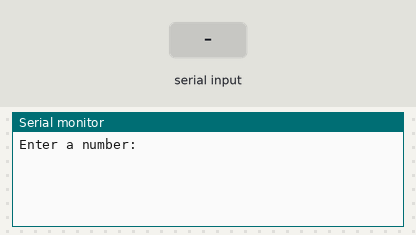
A sketch run on a simulated Arduino Uno, built with avr-gcc and run on an emulated ATmega328P. On the bench: the last lines printed to the serial monitor. The test bench sets the inputs (shaded band).

Above: at 1.2 s.
1.3 s: "90,45\n" received over Serial
At 1.9 s:
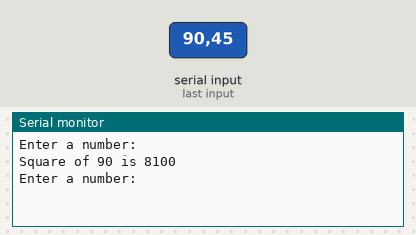
2.8 s: "30,150\n" received over Serial
At 4.2 s:
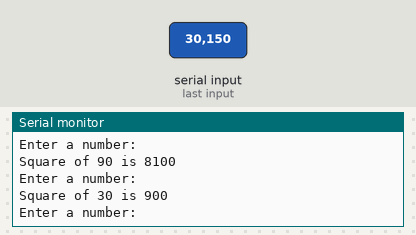

Measured:
- after the input at 1.3 s, the serial monitor: prints a new line at once (image 1)
- after the input at 2.8 s, the serial monitor: prints a new line at once (image 2)

The sketch:

Exp8.ino
```cpp
String input = "";
bool done = false;

void setup() {
  Serial.begin(9600);
  Serial.println("Enter a number:");
}

void loop() {
  while (Serial.available()) {
    char c = Serial.read();
    if (c == '\n') {
      done = true;
    } else {
      input += c;  //input = input + c
    }
  }

  if (done) {
    int num = input.toInt();
    int square = num * num;
    Serial.print("Square of ");
    Serial.print(num);
    Serial.print(" is ");
    Serial.println(square);

    input = "";
    done = false;
    Serial.println("Enter a number:");
  }
}

// int n;
// void setup() {
// Serial.begin(9600);
// Serial.print("\nEnter the number:");
// }
// void loop() {
// if (Serial.available() > 0) {
// String input = Serial.readStringUntil('\n');
// n = input.toInt();
// Serial.print("\nThe square of ");
// Serial.print(n);
// Serial.print(" is : ");
// Serial.print(n * n);
// delay(500);
// Serial.print("\nEnter the number:");
// }
// } 
```
